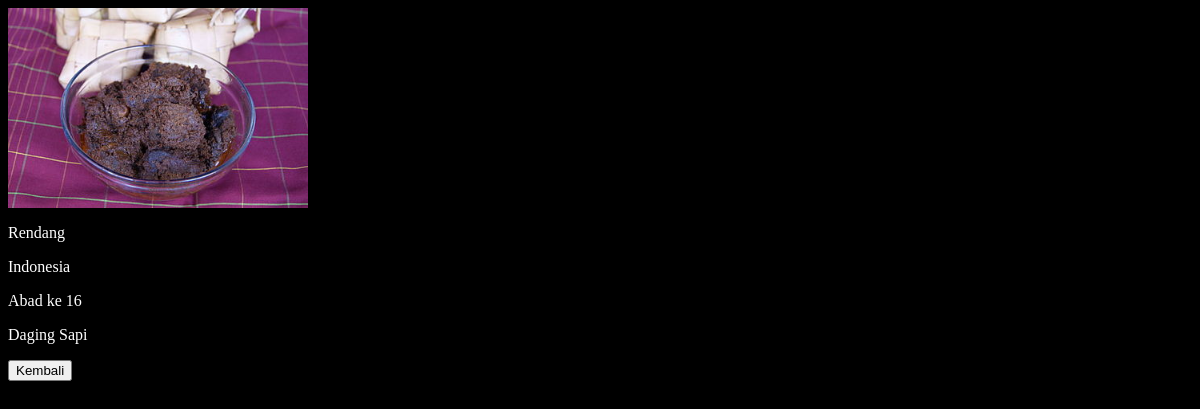
Screenshot of /latihan5c/php/detail.php?id=3 with the database file from the repository.
### tables this page shows
CREATE TABLE `makanan` (
  `id` int(11) NOT NULL,
  `img` varchar(100) NOT NULL,
  `nama_makanan` varchar(100) NOT NULL,
  `asal_makanan` varchar(100) NOT NULL,
  `tahun_dibuat` varchar(100) NOT NULL,
  `bahan_utama` varchar(100) NOT NULL
);

### latihan5c/php/functions.php (called while the page is built)
<?php
	function koneksi() {
		$conn = mysqli_connect("localhost", "root", "") or die ("Koneksi ke db gagal");
		mysqli_select_db($conn, "pw_193040112") or die ("Database salah");
		return $conn;
	}
	function query($sql){
		$conn = koneksi();
		$result = mysqli_query($conn, "$sql");
		$rows = [];
		while ($row = mysqli_fetch_assoc($result)) {
			$rows[] = $row;
		}
		return $rows;
	}
?>

### latihan5c/php/detail.php (the view, shortened to what this page needs)
<?php
	require 'functions.php';
	$id = $_GET['id'];
	$makanan = query("SELECT * FROM makanan WHERE id = $id")[0];
?>
<!DOCTYPE html>
<html lang="en">
<head>
	<link rel="stylesheet" href="../css/style.css">
</head>
<body>
	<div class="container">
		<div class="gambar">
			<img class="gambar" src="../assets/img/<?= $makanan["img"]; ?>" alt="">
		</div>
		<div class="keterangan">
			<p><?= $makanan["nama_makanan"]; ?></p>
			<p><?= $makanan["asal_makanan"]; ?></p>
			<p><?= $makanan["tahun_dibuat"]; ?></p>
			<p><?= $makanan["bahan_utama"]; ?></p>
		</div>
		<button class="tombol-kembali"><a class="a" href="../index.php">Kembali</a></button>
	</div>
</body>
</html>

### latihan5c/css/style.css (style rules this page uses)
.gambar { width: 300px; height: 200px; }
p, a, h1 { color: white; text-decoration: none; }
body { background-color: black; }
.a { color: black; }

### rows the page displays
makanan: img (picture), nama_makanan "Rendang", asal_makanan "Indonesia", tahun_dibuat "Abad ke 16", bahan_utama "Daging Sapi"
